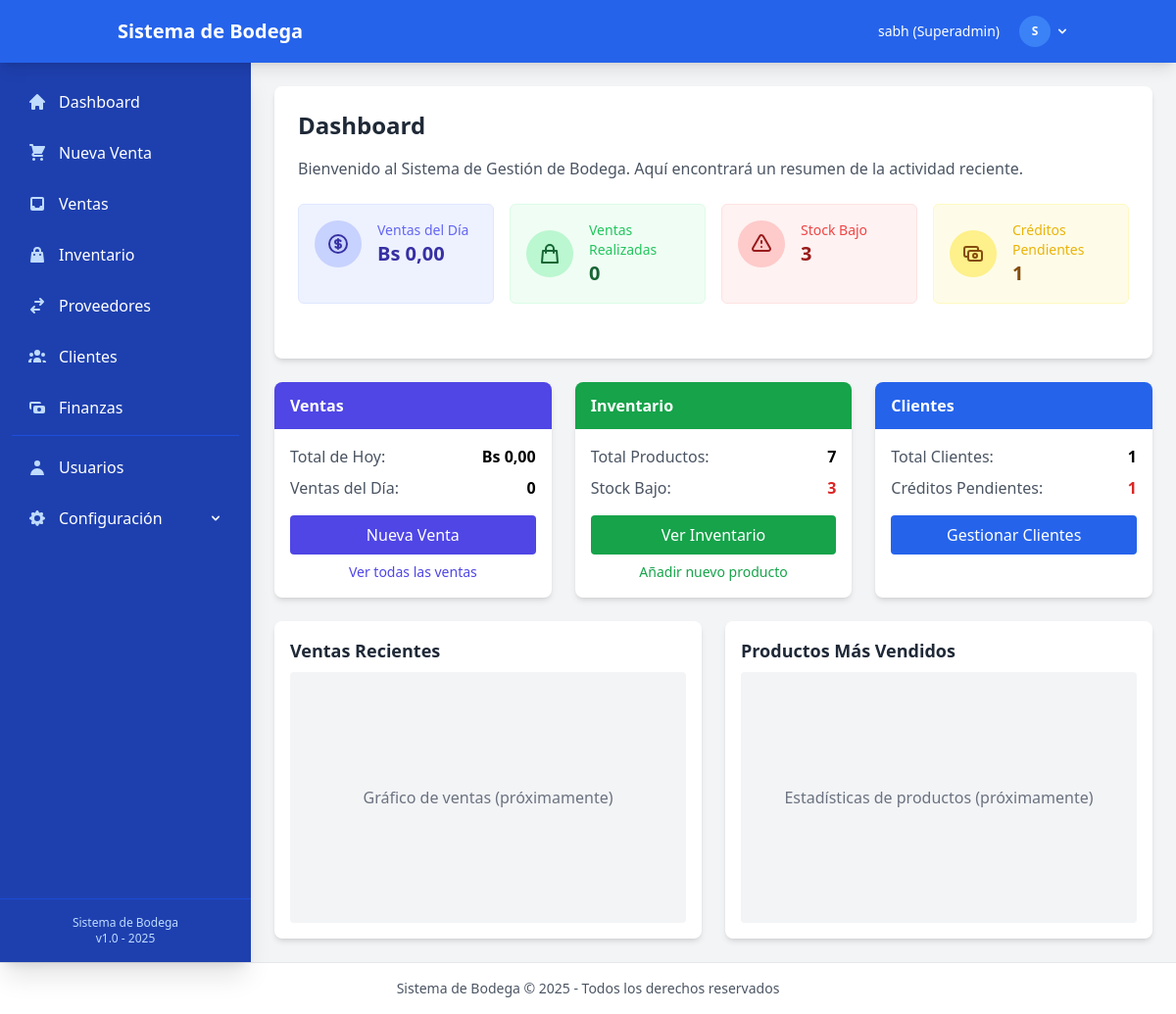
Screenshot of / (signed in) with the database file from the repository.
### accounts/models.py (models this page shows, shortened)
class User(AbstractUser):
    is_admin = models.BooleanField(default=False)
    is_employee = models.BooleanField(default=False)
    class Meta:
        verbose_name = 'Usuario'
        verbose_name_plural = 'Usuarios'
    @property
    def role(self):
        if self.is_superuser:
            return 'Superadmin'
        elif self.is_admin:
            return 'Administrador'
        elif self.is_employee:
            return 'Empleado'
        else:
            return 'Usuario'

### bodega_system/views.py (the view)
# urls.py: path('', views.dashboard_view, name='dashboard'),
@login_required
def dashboard_view(request):
    today = timezone.now().date()
    sales_today = Sale.objects.filter(date__date=today)
    sales_count = sales_today.count()
    sales_total = sales_today.aggregate(total=Sum('total_bs'))['total'] or 0
    low_stock_products = Product.objects.filter(
        stock__lte=F('min_stock'),  # Ahora usar F directamente
        is_active=True
    ).count()
    total_products = Product.objects.filter(is_active=True).count()
    total_customers = Customer.objects.filter(is_active=True).count()
    pending_credits = CustomerCredit.objects.filter(is_paid=False).count()
    return render(request, 'dashboard.html', {
        'sales_count': sales_count,
        'sales_total': sales_total,
        'low_stock_products': low_stock_products,
        'total_products': total_products,
        'total_customers': total_customers,
        'pending_credits': pending_credits,
    })

### utils/context_processors.py (called while the page is built)
def exchange_rate(request):
    latest_rate = ExchangeRate.get_latest_rate()
    return {
        'latest_exchange_rate': latest_rate,
    }

### utils/models.py (called while the page is built)
    @classmethod
    def get_latest_rate(cls):
        try:
            return cls.objects.latest()
        except cls.DoesNotExist:
            return None

### templates/dashboard.html (shortened to what this page needs)
{% extends 'base/base.html' %}
{% block content %}
<div class="bg-white rounded-lg shadow-md p-6 mb-6">
    <h1 class="text-2xl font-bold text-gray-800 mb-4">Dashboard</h1>
    <div class="text-gray-600 mb-6">
        <p>Bienvenido al Sistema de Gestión de Bodega. Aquí encontrará un resumen de la actividad reciente.</p>
    </div>
    <div class="grid grid-cols-1 sm:grid-cols-2 lg:grid-cols-4 gap-4 mb-8">
        <div class="bg-indigo-50 rounded-md p-4 border border-indigo-100">
            <div class="flex items-center">
                <div class="bg-indigo-200 rounded-full p-3 mr-4">
                </div>
                <div>
                    <div class="text-sm font-medium text-indigo-500">Ventas del Día</div>
                    <div class="text-xl font-bold text-indigo-800">Bs {{ sales_total|default:"0.00"|floatformat:2 }}</div>
                </div>
            </div>
        </div>
        <div class="bg-green-50 rounded-md p-4 border border-green-100">
            <div class="flex items-center">
                <div class="bg-green-200 rounded-full p-3 mr-4">
                    <svg xmlns="http://www.w3.org/2000/svg" class="h-6 w-6 text-green-800" fill="none" viewBox="0 0 24 24" stroke="currentColor">
                        <path stroke-linecap="round" stroke-linejoin="round" stroke-width="2" d="M16 11V7a4 4 0 00-8 0v4M5 9h14l1 12H4L5 9z" />
                    </svg>
                </div>
                <div>
                    <div class="text-sm font-medium text-green-500">Ventas Realizadas</div>
                    <div class="text-xl font-bold text-green-800">{{ sales_count|default:"0" }}</div>
                </div>
            </div>
        </div>
        <div class="bg-red-50 rounded-md p-4 border border-red-100">
            <div class="flex items-center">
                <div class="bg-red-200 rounded-full p-3 mr-4">
                </div>
                <div>
                    <div class="text-sm font-medium text-red-500">Stock Bajo</div>
                    <div class="text-xl font-bold text-red-800">{{ low_stock_products|default:"0" }}</div>
                </div>
            </div>
        </div>
        <div class="bg-yellow-50 rounded-md p-4 border border-yellow-100">
            <div class="flex items-center">
                <div class="bg-yellow-200 rounded-full p-3 mr-4">
                </div>
                <div>
                    <div class="text-sm font-medium text-yellow-500">Créditos Pendientes</div>
                    <div class="text-xl font-bold text-yellow-800">{{ pending_credits|default:"0" }}</div>
                </div>
            </div>
        </div>
    </div>
</div>
<div class="grid grid-cols-1 md:grid-cols-2 lg:grid-cols-3 gap-6">
    <div class="bg-white rounded-lg shadow-md overflow-hidden">
        <div class="bg-indigo-600 px-4 py-3">
            <h2 class="text-white font-bold">Ventas</h2>
        </div>
        <div class="p-4">
            <div class="flex justify-between items-center mb-2">
                <span class="text-gray-600">Total de Hoy:</span>
                <span class="font-bold">Bs {{ sales_total|default:"0.00"|floatformat:2 }}</span>
            </div>
            <div class="flex justify-between items-center">
                <span class="text-gray-600">Ventas del Día:</span>
                <span class="font-bold">{{ sales_count|default:"0" }}</span>
            </div>
            <div class="mt-4">
                <a href="{% url 'sales:sale_create' %}" class="block text-center bg-indigo-600 hover:bg-indigo-700 text-white py-2 rounded">
                    Nueva Venta
                </a>
            </div>
            <div class="mt-2">
                <a href="{% url 'sales:sale_list' %}" class="block text-center text-indigo-600 hover:text-indigo-800 text-sm">
                    Ver todas las ventas
                </a>
            </div>
        </div>
    </div>
    <div class="bg-white rounded-lg shadow-md overflow-hidden">
        <div class="bg-green-600 px-4 py-3">
            <h2 class="text-white font-bold">Inventario</h2>
        </div>
        <div class="p-4">
            <div class="flex justify-between items-center mb-2">
                <span class="text-gray-600">Total Productos:</span>
                <span class="font-bold">{{ total_products|default:"0" }}</span>
            </div>
            <div class="flex justify-between items-center">
                <span class="text-gray-600">Stock Bajo:</span>
                <span class="font-bold text-red-600">{{ low_stock_products|default:"0" }}</span>
            </div>
            <div class="mt-4">
                <a href="{% url 'inventory:product_list' %}" class="block text-center bg-green-600 hover:bg-green-700 text-white py-2 rounded">
                    Ver Inventario
                </a>
            </div>
            <div class="mt-2">
                <a href="{% url 'inventory:product_create' %}" class="block text-center text-green-600 hover:text-green-800 text-sm">
                    Añadir nuevo producto
                </a>
            </div>
        </div>
    </div>
    <div class="bg-white rounded-lg shadow-md overflow-hidden">
        <div class="bg-blue-600 px-4 py-3">
            <h2 class="text-white font-bold">Clientes</h2>
        </div>
        <div class="p-4">
            <div class="flex justify-between items-center mb-2">
                <span class="text-gray-600">Total Clientes:</span>
                <span class="font-bold">{{ total_customers|default:"0" }}</span>
            </div>
            <div class="flex justify-between items-center">
                <span class="text-gray-600">Créditos Pendientes:</span>
                <span class="font-bold text-red-600">{{ pending_credits|default:"0" }}</span>
            </div>
            <div class="mt-4">
                <a href="{% url 'customers:customer_list' %}" class="block text-center bg-blue-600 hover:bg-blue-700 text-white py-2 rounded">
                    Gestionar Clientes
                </a>
            </div>
        </div>
    </div>
</div>
<div class="grid grid-cols-1 lg:grid-cols-2 gap-6 mt-6">
    <div class="bg-white rounded-lg shadow-md p-4">
        <h3 class="text-lg font-bold text-gray-800 mb-2">Ventas Recientes</h3>
        <div class="h-64 flex items-center justify-center bg-gray-100 rounded">
            <p class="text-gray-500">Gráfico de ventas (próximamente)</p>
        </div>
    </div>
    <div class="bg-white rounded-lg shadow-md p-4">
        <h3 class="text-lg font-bold text-gray-800 mb-2">Productos Más Vendidos</h3>
        <div class="h-64 flex items-center justify-center bg-gray-100 rounded">
            <p class="text-gray-500">Estadísticas de productos (próximamente)</p>
        </div>
    </div>
</div>
{% endblock %}

### templates/base/base.html (shortened to what this page needs)
<!DOCTYPE html>
<html lang="es">
<head>
    <script src="https://cdn.tailwindcss.com"></script>
</head>
<body class="bg-gray-100 min-h-screen flex flex-col" x-data="{ sidebarOpen: false }">
    <header class="bg-blue-600 text-white shadow-lg relative z-50">
        <div class="container mx-auto px-4 py-3 flex justify-between items-center">
            <div class="flex items-center space-x-4">
                <a href="{% url 'dashboard' %}" class="text-xl font-bold hover:text-blue-200 transition-colors">
                    <span class="hidden sm:inline">Sistema de Bodega</span>
                </a>
            </div>
            {% if user.is_authenticated %}
            <div class="flex items-center space-x-4">
                <span class="text-sm hidden lg:inline">
                    {{ user.get_full_name|default:user.username }} ({{ user.role }})
                </span>
                <div x-data="{ userMenuOpen: false }" class="relative">
                    <button
                        @click="userMenuOpen = !userMenuOpen"
                        class="flex items-center text-sm focus:outline-none focus:ring-2 focus:ring-blue-300 rounded-full p-1">
                        <div class="h-8 w-8 bg-blue-500 rounded-full flex items-center justify-center">
                            <span class="text-xs font-bold">{{ user.username|first|upper }}</span>
                        </div>
                        <svg class="ml-1 h-4 w-4" xmlns="http://www.w3.org/2000/svg" viewBox="0 0 20 20" fill="currentColor">
                            <path fill-rule="evenodd" d="M5.293 7.293a1 1 0 011.414 0L10 10.586l3.293-3.293a1 1 0 111.414 1.414l-4 4a1 1 0 01-1.414 0l-4-4a1 1 0 010-1.414z" clip-rule="evenodd" />
                        </svg>
                    </button>
                </div>
            </div>
            {% endif %}
        </div>
    </header>
    <div class="flex flex-1 relative">
        {% if user.is_authenticated %}
        <aside class="sidebar-transition fixed md:static inset-y-0 left-0 z-40 w-64 bg-blue-800 text-white shadow-xl transform md:transform-none"
               :class="sidebarOpen ? 'translate-x-0' : '-translate-x-full md:translate-x-0'">
            <div class="h-full flex flex-col">
                <nav class="flex-1 py-4 overflow-y-auto custom-scrollbar">
                    <ul class="space-y-1 px-3">
                        <li>
                            <a href="{% url 'dashboard' %}"
                               @click="sidebarOpen = false"
                               class="flex items-center py-3 px-4 rounded-lg hover:bg-blue-700 transition-colors group">
                                <span class="font-medium">Dashboard</span>
                            </a>
                        </li>
                        <li>
                            <a href="{% url 'sales:sale_create' %}"
                               @click="sidebarOpen = false"
                               class="flex items-center py-3 px-4 rounded-lg hover:bg-blue-700 transition-colors group">
                                <span class="font-medium">Nueva Venta</span>
                            </a>
                        </li>
                        <li>
                            <a href="{% url 'sales:sale_list' %}"
                               @click="sidebarOpen = false"
                               class="flex items-center py-3 px-4 rounded-lg hover:bg-blue-700 transition-colors group">
                                <svg xmlns="http://www.w3.org/2000/svg" class="h-5 w-5 mr-3 text-blue-200 group-hover:text-white" viewBox="0 0 20 20" fill="currentColor">
                                    <path fill-rule="evenodd" d="M5 3a2 2 0 00-2 2v10a2 2 0 002 2h10a2 2 0 002-2V5a2 2 0 00-2-2H5zm0 2h10v7h-2l-1 2H8l-1-2H5V5z" clip-rule="evenodd" />
                                </svg>
                                <span class="font-medium">Ventas</span>
                            </a>
                        </li>
                        <li>
                            <a href="{% url 'inventory:product_list' %}"
                               @click="sidebarOpen = false"
                               class="flex items-center py-3 px-4 rounded-lg hover:bg-blue-700 transition-colors group">
                                <span class="font-medium">Inventario</span>
                            </a>
                        </li>
                        <li>
                            <a href="{% url 'suppliers:supplier_list' %}"
                               @click="sidebarOpen = false"
                               class="flex items-center py-3 px-4 rounded-lg hover:bg-blue-700 transition-colors group">
                                <span class="font-medium">Proveedores</span>
                            </a>
                        </li>
                        <li>
                            <a href="{% url 'customers:customer_list' %}"
                               @click="sidebarOpen = false"
                               class="flex items-center py-3 px-4 rounded-lg hover:bg-blue-700 transition-colors group">
                                <span class="font-medium">Clientes</span>
                            </a>
                        </li>
                        <li>
                            <a href="{% url 'finances:dashboard' %}"
                               @click="sidebarOpen = false"
                               class="flex items-center py-3 px-4 rounded-lg hover:bg-blue-700 transition-colors group">
                                <span class="font-medium">Finanzas</span>
                            </a>
                        </li>
                        {% if user.is_admin or user.is_superuser %}
                        <li class="border-t border-blue-700 pt-2 mt-2">
                            <a href="{% url 'accounts:user_list' %}"
                               @click="sidebarOpen = false"
                               class="flex items-center py-3 px-4 rounded-lg hover:bg-blue-700 transition-colors group">
                                <svg xmlns="http://www.w3.org/2000/svg" class="h-5 w-5 mr-3 text-blue-200 group-hover:text-white" viewBox="0 0 20 20" fill="currentColor">
                                    <path fill-rule="evenodd" d="M10 9a3 3 0 100-6 3 3 0 000 6zm-7 9a7 7 0 1114 0H3z" clip-rule="evenodd" />
                                </svg>
                                <span class="font-medium">Usuarios</span>
                            </a>
                        </li>
                        <li x-data="{ submenuOpen: false }">
                            <button @click="submenuOpen = !submenuOpen"
                                    class="w-full flex items-center py-3 px-4 rounded-lg hover:bg-blue-700 transition-colors group">
                                <span class="flex-1 text-left font-medium">Configuración</span>
                            </button>
                        </li>
                        {% endif %}
                    </ul>
                </nav>
                <div class="p-4 border-t border-blue-700">
                    <div class="text-center text-xs text-blue-200">
                        Sistema de Bodega<br>
                        v1.0 - 2025
                    </div>
                </div>
            </div>
        </aside>
        {% endif %}
        <main class="flex-1 min-w-0">
            <div class="p-4 md:p-6">
                {% block content %}{% endblock %}
            </div>
        </main>
    </div>
    <footer class="bg-white border-t border-gray-200 p-4">
        <div class="container mx-auto text-center text-gray-600 text-sm">
            <p class="hidden sm:block">Sistema de Bodega &copy; 2025 - Todos los derechos reservados</p>
        </div>
    </footer>
</body>
</html>

### templates/base/base.html (style rules this page uses)
.sidebar-transition { transition: all 0.3s ease-in-out; }

### rows the page displays
User: get_full_name "sabh", role "Superadmin", username|first "S"

### other values shown
{{ sales_total|default:"0.00"|floatformat:2 }} "0,00"
{{ sales_count|default:"0" }} "0"
{{ low_stock_products|default:"0" }} "3"
{{ pending_credits|default:"0" }} "1"
{{ total_products|default:"0" }} "7"
{{ total_customers|default:"0" }} "1"
